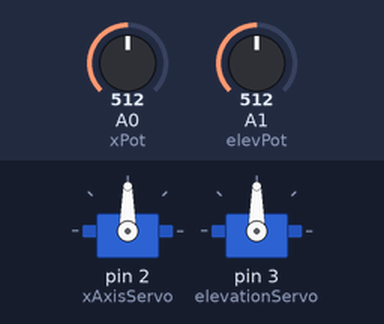
The sketch below on a simulated Arduino Uno, built with avr-gcc and run on an emulated ATmega328P. Parts: 2 × servo. The inputs (shaded band) are chosen by the test bench; at power-on: A0 (xPot) = 512, A1 (elevPot) = 512.

Above: at 1.2 s.
1.3 s: A0 (xPot) set to 716
At 1.7 s:
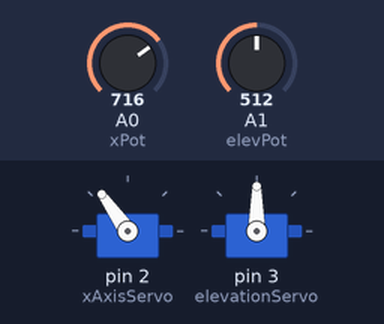
2.8 s: A1 (elevPot) set to 716
At 4.0 s:
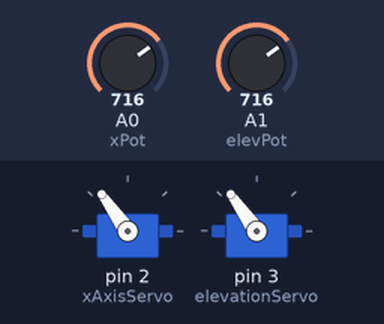
4.3 s: A0 (xPot) set to 900
At 5.2 s:
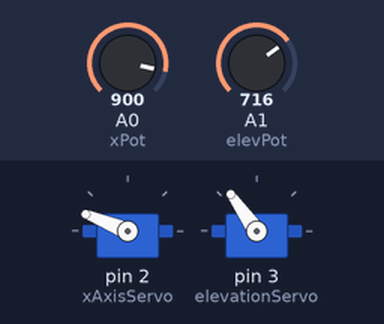
5.8 s: A1 (elevPot) set to 900
At 6.4 s:
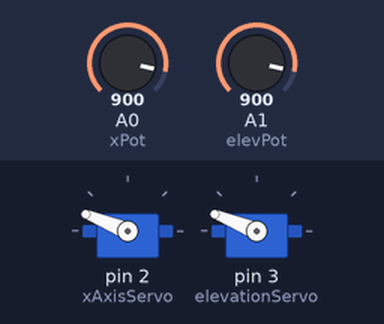
7.3 s: A0 (xPot) set to 1023
At 8.5 s:
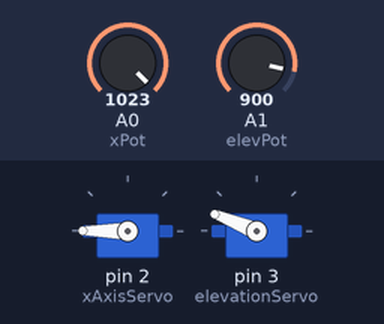
8.8 s: A1 (elevPot) set to 1023
At 9.9 s:
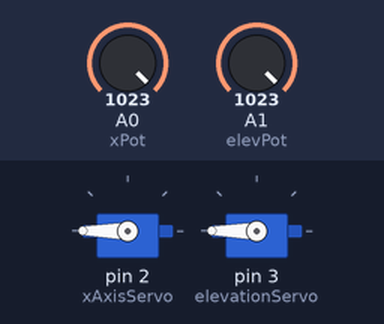
Timing chart, 0 to 11.3 s (numbered marks = the images above; inputs shaded):
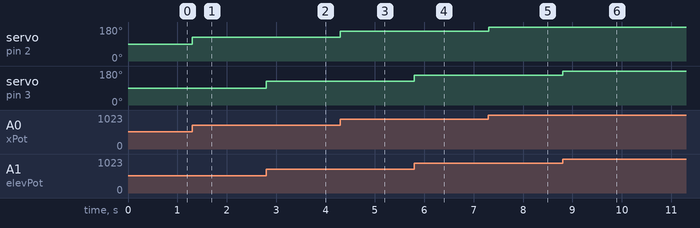

Measured:
- after the input at 1.3 s, servo on pin 2 (xAxisServo): 90° → 125° at once
- after the input at 2.8 s, servo on pin 3 (elevationServo): 90° → 125° at once
- after the input at 4.3 s, servo on pin 2 (xAxisServo): 125° → 158° at once
- after the input at 5.8 s, servo on pin 3 (elevationServo): 125° → 158° at once
- after the input at 7.3 s, servo on pin 2 (xAxisServo): 158° → 180° at once
- after the input at 8.8 s, servo on pin 3 (elevationServo): 158° → 180° at once

The sketch:

Fall2018_Hackathon_CraneBasic.ino
```cpp
#include <Servo.h>

// Servos
Servo xAxisServo;     //directional
Servo elevationServo; //directional

// Potentiometers
const int xPot = A0;
const int elevPot = A1;

// Servo Values
int xServoVal;
int elevServoVal;

void setup()
{
  xAxisServo.attach(2);
  elevationServo.attach(3);

  pinMode(xPot, INPUT);
  pinMode(elevPot, INPUT);
}

void loop()
{
  xServoVal = map(analogRead(xPot), 0, 1023, 0, 180);
  elevServoVal = map(analogRead(elevPot), 0, 1023, 0, 180);

  elevationServo.write(elevServoVal);
  xAxisServo.write(xServoVal);
}
```
